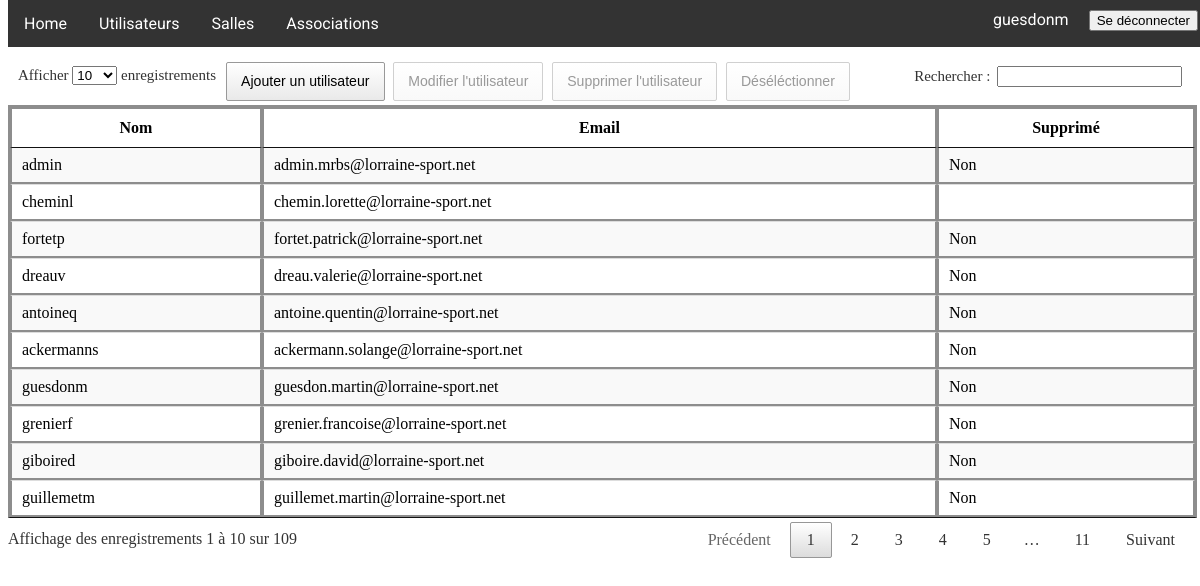
Screenshot of /?action=utilisateurs (signed in) with the database file from the repository.
### tables this page shows
CREATE TABLE `mrbs_users` (
  `id` int(11) NOT NULL,
  `level` smallint(6) NOT NULL DEFAULT '0',
  `name` varchar(30) DEFAULT NULL,
  `password` varchar(40) DEFAULT NULL,
  `email` varchar(75) DEFAULT NULL,
  `dateSuppression` date DEFAULT NULL
);

### controller/controller.php (called while the page is built, shortened)
<?php
function getUtilisateurs()
{
    require('model/PDO.php');
    require('model/fonctions.php');
    $userList = getUsers();
    require('view/template/Header.php');
    require('view/Utilisateur/Utilisateurs.php');
}
?>

### model/PDO.php (called while the page is built, shortened)
<?php
function connexionBDD(){
    try
    {
        $bdd = new PDO('mysql:host=localhost;dbname=mrbs;charset=utf8', 'root', 'root');
    }
    catch (PDOException $e) {
        die('Erreur : ' . $e->getMessage());
    }
    return $bdd;
}
?>

### model/fonctions.php (called while the page is built, shortened)
<?php
function getUsers()
{
	$result = connexionBDD()->query('SELECT id, name, email, dateSuppression FROM mrbs_users');
	return $result;
}
?>

### view/Utilisateur/Utilisateurs.php (the view, shortened to what this page needs)
<!DOCTYPE html>
<html>
<head>
    <link rel="stylesheet" type="text/css" media="screen" href="css/jquery.dataTables.min.css" />
    <link rel="stylesheet" type="text/css" media="screen" href="css/buttons.dataTables.min.css" />
    <link rel="stylesheet" type="text/css" media="screen" href="css/select.dataTables.min.css" />
    <link rel="stylesheet" type="text/css" media="screen" href="css/style.css" />
</head>
<body>
    <table id="userList" class="display">
        <thead>
            <tr>
                <th>Nom</th>
                <th>Email</th>
                <th>Supprimé</th>
            </tr>
        </thead>
        <tbody>
            <?php
            while ($users = $userList->fetch())
            {
                ?>
                <tr>
                    <td>
                        <?php echo $users['name']; ?>
                    </td>
                    <td>
                        <?php echo $users['email']; ?>
                    </td>
                    <td>
                        <?php
                        if ($users['dateSuppression'] == null) {
                            echo ("Non");
                        } else {
                            $users['dateSuppression'];
                        }
                        ?>
                    </td>
                </tr>
                <?php
            }
            ?>
        </tbody>
    </table>
</body>
</html>

### index.php (shortened to what this page needs)
<?php
require('controller/controller.php');
if (isset($_GET['action']))
{
    if ($_GET['action'] == 'utilisateurs') {
        getUtilisateurs();
    }
}
?>

### view/template/Header.php (shortened to what this page needs)
<header class="Entete">
    <?php
    if (isset($_COOKIE['Utilisateur']) && $_COOKIE['Utilisateur'] != null)
    {
        ?>
        <div class="userBanner">
            <nav class='menu' id='SessionU'>
                <ul>
                    <li><a id="Home" href="view/template/JavascriptError.php" onclick="HomeReturn();return false;">Home</a></li>
                    <li><a href='?action=utilisateurs'>Utilisateurs</a></li>
                    <li><a href='?action=menuSalle'>Salles</a></li>
                    <li><a href='?action=menuAssoc'>Associations</a></li>
                    <span id='ProfilU'>
                        <li>
                        <span class='pseudo'><?php echo $_COOKIE['Utilisateur']; ?></span>
                        </li>
                        <li>
                            <form id='btnDeconnexion' method='POST' action='?action=DeconnexionU'>
                                <input type='submit' value='Se déconnecter'>
                            </form>
                        </li>
                    </span>
                </ul>
            </nav>
        </div>
        <?php
    }
    else
    {
        echo "<script>window.location = 'http://127.0.0.1/GESTBASE';</script>";
    }
?>
</header>

### css/style.css (style rules this page uses)
table,th,td { border:2px solid rgb(141, 141, 141); }
table { border-collapse:collapse; width:100%; }
td { height:30px; }
tbody tr:nth-child(even) { background: rgb(219, 241, 255); }
.Entete { background-color: #10172d; position: relative; margin: 0; padding: 0; }
.userBanner { font-family: "Roboto", sans-serif; }
#ProfilU { float: right; }
.pseudo { font-family: "Roboto", sans-serif; float: right; color: white; margin: 10px; }
#btnDeconnexion { margin: 10px; }
.menu ul { list-style-type: none; margin: 0; padding: 0; overflow: hidden; background-color: #333; position: fixed; top: 0; width: 100%; }
.menu li { float: left; }
.menu li a { display: block; color: white; text-align: center; padding: 14px 16px; text-decoration: none; }

### rows the page displays
mrbs_users: name "admin", email "admin.mrbs@lorraine-sport.net", shows "Non"
mrbs_users: name "cheminl", email "chemin.lorette@lorraine-sport.net"
mrbs_users: name "fortetp", email "fortet.patrick@lorraine-sport.net", shows "Non"
mrbs_users: name "dreauv", email "dreau.valerie@lorraine-sport.net", shows "Non"
mrbs_users: name "antoineq", email "antoine.quentin@lorraine-sport.net", shows "Non"
mrbs_users: name "ackermanns", email "ackermann.solange@lorraine-sport.net", shows "Non"
mrbs_users: name "guesdonm", email "guesdon.martin@lorraine-sport.net", shows "Non"
mrbs_users: name "grenierf", email "grenier.francoise@lorraine-sport.net", shows "Non"
mrbs_users: name "giboired", email "giboire.david@lorraine-sport.net", shows "Non"
mrbs_users: name "guillemetm", email "guillemet.martin@lorraine-sport.net", shows "Non"

### other values shown
$_COOKIE['Utilisateur'] "guesdonm"
